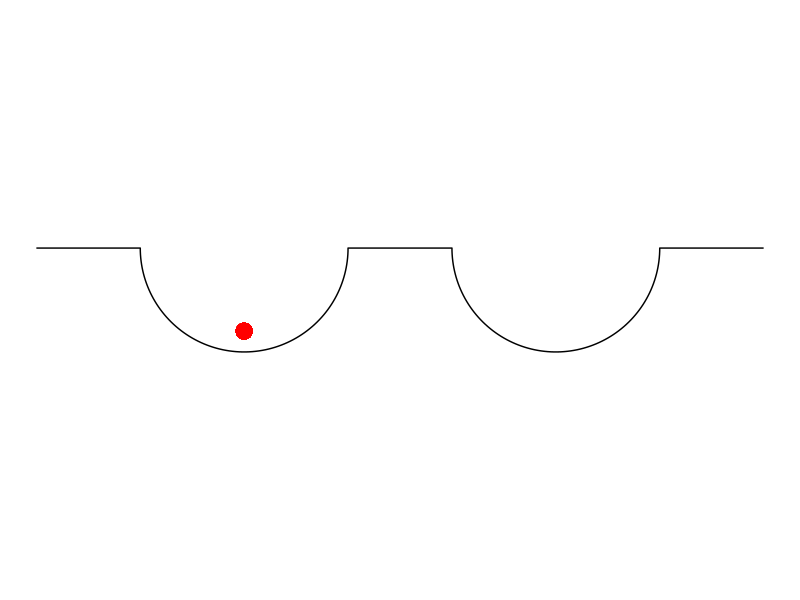

Write the R code that produced this figure.
## ---- chunk 1
library(ggplot2)

x <- c(0, 1,
       (2 + cos(seq(pi, 2 * pi, length.out = 100))),
       4, 
       (5 + cos(seq(pi, 2 * pi, length.out = 100))),
       7)
y = c(0, 0,
      (sin(seq(pi, 2 * pi, length.out = 100))),
       0, 
       (sin(seq(pi, 2 * pi, length.out = 100))),
       0)


ggplot(tibble::tibble(x = x, y = y), aes(x = x, y = y)) +
  geom_line() +
  geom_point(color = "red", size = 5, x = 2, y = -.8) +
  theme_bw() +
  theme_void() +
  coord_fixed(ratio = 1) 
  
